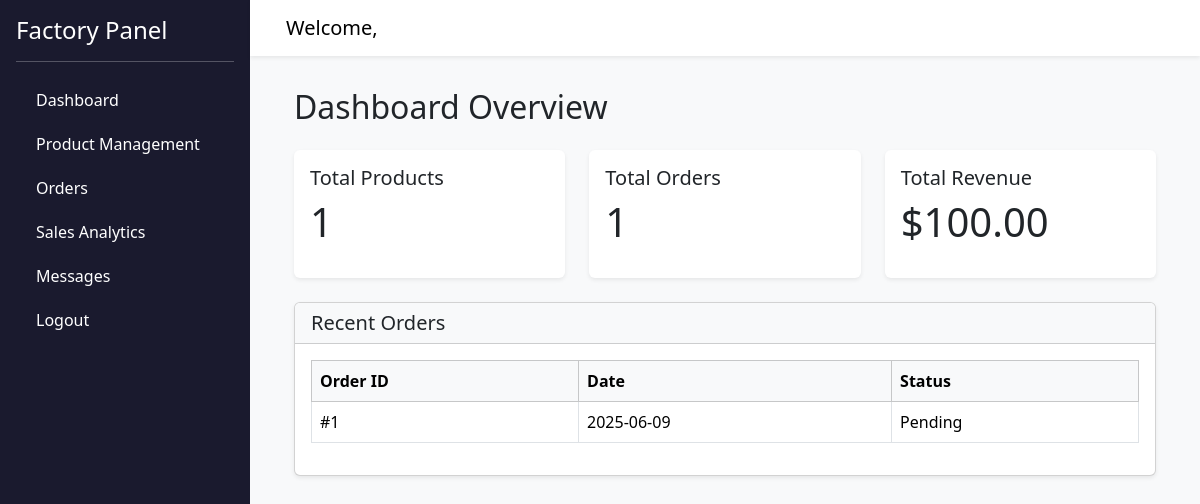
Before: /dashboard (signed in) with the older database file.
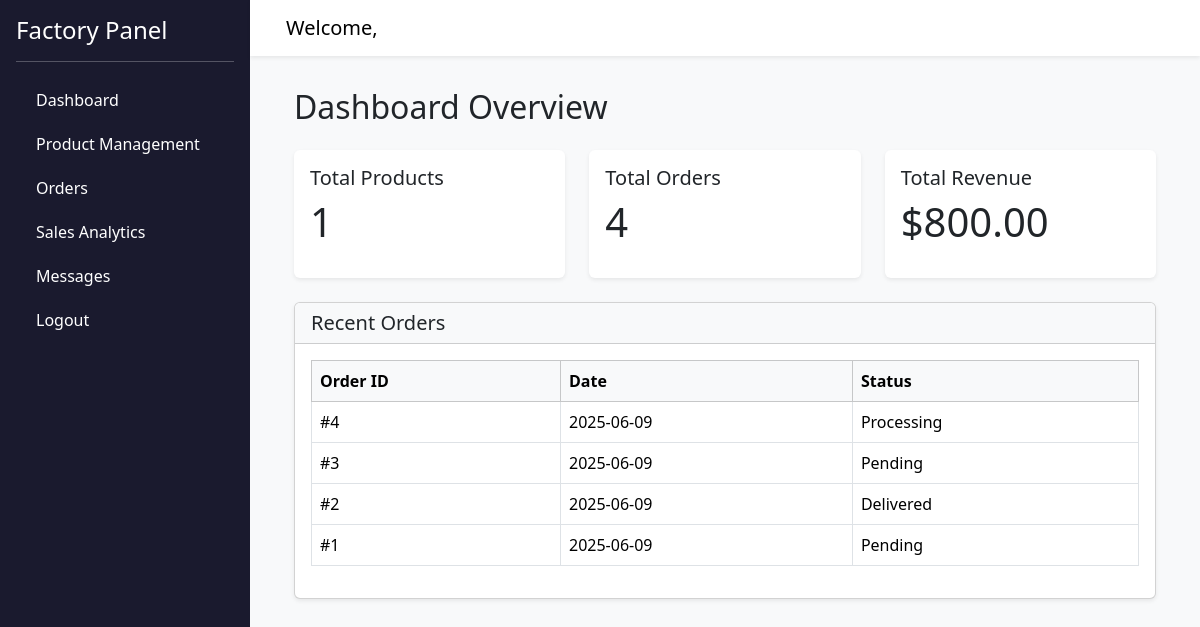
After: the same page with the newer database file.
### models.py (models this page shows)
class Order(db.Model):
    __tablename__ = 'orders'
    id = db.Column(db.Integer, primary_key=True)
    seller_id = db.Column(db.Integer, db.ForeignKey('users.id'), nullable=False)
    factory_id = db.Column(db.Integer, db.ForeignKey('factories.id'), nullable=False)
    total_price = db.Column(db.Float, nullable=False)
    status = db.Column(db.String(50), nullable=False, default='Pending')
    order_date = db.Column(db.DateTime, nullable=False, default=datetime.utcnow)
    shipping_address = db.Column(db.Text, nullable=False)
    payment_method = db.Column(db.String(50), nullable=True)
    items = db.relationship('OrderItem', backref='order', cascade="all, delete-orphan")
    receipt = db.relationship('Receipt', backref='order', uselist=False, cascade="all, delete-orphan")
    chat = db.relationship('Chat', back_populates='order', uselist=False, cascade="all, delete-orphan")

### routes/dashboard_routes.py (the view)
@dashboard_bp.route('/dashboard', endpoint='dashboard')
def dashboard():
    if 'user_id' not in session:
        flash('Please log in first.', 'error')
        logger.debug("No user_id in session")
        return redirect(url_for('auth.index'))
    user = User.query.get(session['user_id'])
    if not user or not user.factory:
        flash('No factory linked to this user.', 'error')
        logger.debug(f"User {user.id if user else 'None'} has no factory")
        return redirect(url_for('auth.index'))
    factory = user.factory
    try:
        products = factory.products if factory.products is not None else []
        orders = factory.orders if factory.orders is not None else []
        logger.debug(f"Factory {factory.id}: {len(products)} products, {len(orders)} orders")
        total_products = len(products)
        total_orders = len(orders)
        total_revenue = sum(order.total_price for order in orders)
        recent_orders = (
            Order.query.filter_by(factory_id=factory.id)
            .order_by(Order.order_date.desc())
            .limit(5)
            .all()
        )
        logger.debug(f"Retrieved {len(recent_orders)} recent orders for factory {factory.id}")
        low_stock_products = [p for p in products if p.quantity < 10]
        logger.debug(f"Found {len(low_stock_products)} low stock products")
        return render_template(
            'dashboard.html',
            user=user,
            total_products=total_products,
            total_orders=total_orders,
            total_revenue=total_revenue,
            recent_orders=recent_orders,
            low_stock_products=low_stock_products
        )
    except Exception as e:
        logger.error(f"Error in dashboard route for user {user.id}: {str(e)}", exc_info=True)
        flash('An error occurred while loading the dashboard.', 'error')
        return redirect(url_for('auth.index'))

### templates/dashboard.html (shortened to what this page needs)
{% extends 'base.html' %}
{% block content %}
<div class="container-fluid">
    <h2 class="mb-4">Dashboard Overview</h2>
    <div class="row mb-4">
        <div class="col-md-4">
            <div class="card shadow-sm border-0">
                <div class="card-body">
                    <h5 class="card-title">Total Products</h5>
                    <p class="display-6">{{ total_products }}</p>
                </div>
            </div>
        </div>
        <div class="col-md-4">
            <div class="card shadow-sm border-0">
                <div class="card-body">
                    <h5 class="card-title">Total Orders</h5>
                    <p class="display-6">{{ total_orders }}</p>
                </div>
            </div>
        </div>
        <div class="col-md-4">
            <div class="card shadow-sm border-0">
                <div class="card-body">
                    <h5 class="card-title">Total Revenue</h5>
                    <p class="display-6">${{ '%.2f' | format(total_revenue) }}</p>
                </div>
            </div>
        </div>
    </div>
<div class="card shadow-sm mb-4">
    <div class="card-header bg-light">
        <h5 class="mb-0">Recent Orders</h5>
    </div>
    <div class="card-body">
        {% if recent_orders %}
            <div class="table-responsive">
                <table class="table table-bordered table-hover" aria-label="Recent orders table">
                    <thead class="table-light">
                        <tr>
                            <th>Order ID</th>
                            <th>Date</th>
                            <th>Status</th>
                        </tr>
                    </thead>
                    <tbody>
                        {% for order in recent_orders %}
                        <tr>
                            <td>#{{ order.id }}</td>
                            <td>{{ order.order_date.strftime('%Y-%m-%d') }}</td>
                            <td>{{ order.status }}</td>
                        </tr>
                        {% endfor %}
                    </tbody>
                </table>
            </div>
        {% else %}
            <div class="alert alert-info text-center">
                No recent orders found.
            </div>
        {% endif %}
    </div>
</div>
</div>
{% endblock %}

Changed rows visible on the page:
added Order: id "4", order_date "2025-06-09", status "Processing"
added Order: id "3", order_date "2025-06-09", status "Pending"
added Order: id "2", order_date "2025-06-09", status "Delivered"
Other visible differences:
{{ total_orders }}: "1" → "4"
{{ '%.2f' | format(total_revenue) }}: "100.00" → "800.00"
